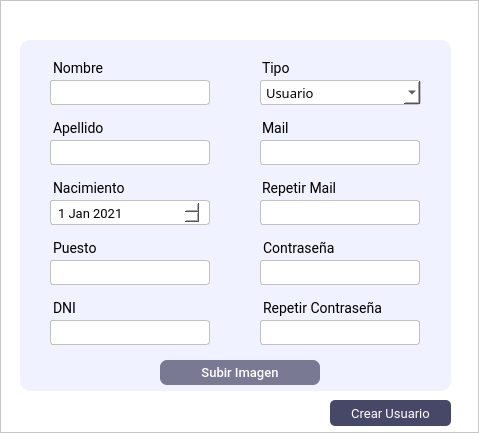
<?xml version="1.0" encoding="UTF-8"?>
<ui version="4.0">
 <class>MainWindow</class>
 <widget class="QMainWindow" name="MainWindow">
  <property name="geometry">
   <rect>
    <x>0</x>
    <y>0</y>
    <width>479</width>
    <height>433</height>
   </rect>
  </property>
  <property name="windowTitle">
   <string>MainWindow</string>
  </property>
  <widget class="QWidget" name="centralwidget">
   <layout class="QVBoxLayout" name="verticalLayout">
    <property name="spacing">
     <number>0</number>
    </property>
    <property name="leftMargin">
     <number>0</number>
    </property>
    <property name="topMargin">
     <number>0</number>
    </property>
    <property name="rightMargin">
     <number>0</number>
    </property>
    <property name="bottomMargin">
     <number>0</number>
    </property>
    <item>
     <widget class="QFrame" name="frame_2">
      <property name="minimumSize">
       <size>
        <width>0</width>
        <height>300</height>
       </size>
      </property>
      <property name="maximumSize">
       <size>
        <width>16777215</width>
        <height>16777215</height>
       </size>
      </property>
      <property name="styleSheet">
       <string notr="true">background: #fff;
</string>
      </property>
      <property name="frameShape">
       <enum>QFrame::StyledPanel</enum>
      </property>
      <property name="frameShadow">
       <enum>QFrame::Raised</enum>
      </property>
      <widget class="QFrame" name="frame_3">
       <property name="geometry">
        <rect>
         <x>20</x>
         <y>40</y>
         <width>431</width>
         <height>351</height>
        </rect>
       </property>
       <property name="maximumSize">
        <size>
         <width>16777215</width>
         <height>400</height>
        </size>
       </property>
       <property name="styleSheet">
        <string notr="true">border-radius: 10px;
background-color: rgb(240, 242, 255);
</string>
       </property>
       <property name="frameShape">
        <enum>QFrame::StyledPanel</enum>
       </property>
       <property name="frameShadow">
        <enum>QFrame::Raised</enum>
       </property>
       <widget class="QLabel" name="label_rep_password">
        <property name="geometry">
         <rect>
          <x>230</x>
          <y>250</y>
          <width>158</width>
          <height>27</height>
         </rect>
        </property>
        <property name="maximumSize">
         <size>
          <width>500</width>
          <height>16777215</height>
         </size>
        </property>
        <property name="font">
         <font>
          <family>Roboto</family>
          <pointsize>-1</pointsize>
         </font>
        </property>
        <property name="styleSheet">
         <string notr="true">font-family: Roboto;
font-size: 14px;
margin-top:10px;
margin-left:10px

</string>
        </property>
        <property name="text">
         <string>Repetir Contraseña</string>
        </property>
       </widget>
       <widget class="QComboBox" name="tipo_cb">
        <property name="geometry">
         <rect>
          <x>240</x>
          <y>40</y>
          <width>161</width>
          <height>25</height>
         </rect>
        </property>
        <property name="styleSheet">
         <string notr="true">padding:0 5px;
border-radius: 3px;
font-family:Roboto Lt;
border: none;
font-size:13px;
font-weight: 400;
background-color: #fff;
border: 0.5px solid #c1c1c1;
color: #000;

</string>
        </property>
        <property name="currentText">
         <string>Usuario</string>
        </property>
        <property name="currentIndex">
         <number>0</number>
        </property>
        <property name="maxVisibleItems">
         <number>3</number>
        </property>
        <property name="maxCount">
         <number>3</number>
        </property>
        <property name="insertPolicy">
         <enum>QComboBox::InsertAfterCurrent</enum>
        </property>
        <property name="iconSize">
         <size>
          <width>16</width>
          <height>0</height>
         </size>
        </property>
        <property name="duplicatesEnabled">
         <bool>false</bool>
        </property>
        <property name="frame">
         <bool>false</bool>
        </property>
        <item>
         <property name="text">
          <string>Usuario</string>
         </property>
        </item>
        <item>
         <property name="text">
          <string>Administrador</string>
         </property>
        </item>
       </widget>
       <widget class="QLabel" name="label_mail">
        <property name="geometry">
         <rect>
          <x>229</x>
          <y>70</y>
          <width>90</width>
          <height>27</height>
         </rect>
        </property>
        <property name="maximumSize">
         <size>
          <width>90</width>
          <height>16777215</height>
         </size>
        </property>
        <property name="font">
         <font>
          <family>Roboto</family>
          <pointsize>-1</pointsize>
         </font>
        </property>
        <property name="styleSheet">
         <string notr="true">font-family: Roboto;
font-size: 14px;
color: #000;
margin-top:10px;
margin-left:10px

</string>
        </property>
        <property name="text">
         <string>Mail</string>
        </property>
       </widget>
       <widget class="QLineEdit" name="apellido_input">
        <property name="geometry">
         <rect>
          <x>20</x>
          <y>100</y>
          <width>170</width>
          <height>25</height>
         </rect>
        </property>
        <property name="minimumSize">
         <size>
          <width>0</width>
          <height>0</height>
         </size>
        </property>
        <property name="maximumSize">
         <size>
          <width>16777215</width>
          <height>25</height>
         </size>
        </property>
        <property name="styleSheet">
         <string notr="true">QLineEdit{
background-color: #fff;
border: 0.5px solid #c1c1c1;
border-radius: 3px;
padding: 4 5px;
color: #fff;
font-family:Roboto;
font-size:13px;
font-weight: 400;
margin-left: 10px;

}
</string>
        </property>
        <property name="placeholderText">
         <string/>
        </property>
       </widget>
       <widget class="QLabel" name="label_apellido">
        <property name="geometry">
         <rect>
          <x>20</x>
          <y>70</y>
          <width>67</width>
          <height>27</height>
         </rect>
        </property>
        <property name="font">
         <font>
          <family>Roboto</family>
          <pointsize>-1</pointsize>
         </font>
        </property>
        <property name="styleSheet">
         <string notr="true">font-family: Roboto;
font-size: 14px;
margin-top:10px;
margin-left:10px

</string>
        </property>
        <property name="text">
         <string>Apellido</string>
        </property>
       </widget>
       <widget class="QLabel" name="label_tipo">
        <property name="geometry">
         <rect>
          <x>229</x>
          <y>10</y>
          <width>90</width>
          <height>27</height>
         </rect>
        </property>
        <property name="maximumSize">
         <size>
          <width>90</width>
          <height>16777215</height>
         </size>
        </property>
        <property name="font">
         <font>
          <family>Roboto</family>
          <pointsize>-1</pointsize>
         </font>
        </property>
        <property name="styleSheet">
         <string notr="true">font-family: Roboto;
font-size: 14px;
margin-top:10px;
margin-left:10px

</string>
        </property>
        <property name="text">
         <string>Tipo</string>
        </property>
       </widget>
       <widget class="QLabel" name="label_nombre">
        <property name="geometry">
         <rect>
          <x>20</x>
          <y>10</y>
          <width>71</width>
          <height>27</height>
         </rect>
        </property>
        <property name="font">
         <font>
          <family>Roboto</family>
          <pointsize>-1</pointsize>
         </font>
        </property>
        <property name="styleSheet">
         <string notr="true">font-family: Roboto;
font-size: 14px;
margin-top:10px;
margin-left:10px

</string>
        </property>
        <property name="text">
         <string>Nombre</string>
        </property>
       </widget>
       <widget class="QLineEdit" name="nombre_input_2">
        <property name="geometry">
         <rect>
          <x>20</x>
          <y>40</y>
          <width>170</width>
          <height>25</height>
         </rect>
        </property>
        <property name="minimumSize">
         <size>
          <width>0</width>
          <height>0</height>
         </size>
        </property>
        <property name="maximumSize">
         <size>
          <width>16777215</width>
          <height>25</height>
         </size>
        </property>
        <property name="styleSheet">
         <string notr="true">QLineEdit{
background-color: #fff;
border: 0.5px solid #c1c1c1;
border-radius: 3px;
padding: 4 5px;
color: #fff;
font-family:Roboto;
font-size:13px;
font-weight: 400;
margin-left: 10px;

}
</string>
        </property>
        <property name="text">
         <string/>
        </property>
        <property name="placeholderText">
         <string/>
        </property>
       </widget>
       <widget class="QLabel" name="label_password">
        <property name="geometry">
         <rect>
          <x>230</x>
          <y>190</y>
          <width>154</width>
          <height>27</height>
         </rect>
        </property>
        <property name="maximumSize">
         <size>
          <width>154</width>
          <height>16777215</height>
         </size>
        </property>
        <property name="font">
         <font>
          <family>Roboto</family>
          <pointsize>-1</pointsize>
         </font>
        </property>
        <property name="styleSheet">
         <string notr="true">font-family: Roboto;
font-size: 14px;
margin-top:10px;
margin-left:10px

</string>
        </property>
        <property name="text">
         <string>Contraseña</string>
        </property>
       </widget>
       <widget class="QLabel" name="label_dni">
        <property name="geometry">
         <rect>
          <x>20</x>
          <y>250</y>
          <width>71</width>
          <height>27</height>
         </rect>
        </property>
        <property name="font">
         <font>
          <family>Roboto</family>
          <pointsize>-1</pointsize>
         </font>
        </property>
        <property name="styleSheet">
         <string notr="true">font-family: Roboto;
font-size: 14px;
margin-top:10px;
margin-left:10px

</string>
        </property>
        <property name="text">
         <string>DNI</string>
        </property>
       </widget>
       <widget class="QLabel" name="label_nacimiento">
        <property name="geometry">
         <rect>
          <x>20</x>
          <y>130</y>
          <width>91</width>
          <height>27</height>
         </rect>
        </property>
        <property name="font">
         <font>
          <family>Roboto</family>
          <pointsize>-1</pointsize>
         </font>
        </property>
        <property name="styleSheet">
         <string notr="true">font-family: Roboto;
font-size: 14px;
margin-top:10px;
margin-left:10px

</string>
        </property>
        <property name="text">
         <string>Nacimiento</string>
        </property>
       </widget>
       <widget class="QLabel" name="label_rep_mail">
        <property name="geometry">
         <rect>
          <x>229</x>
          <y>130</y>
          <width>90</width>
          <height>27</height>
         </rect>
        </property>
        <property name="maximumSize">
         <size>
          <width>90</width>
          <height>16777215</height>
         </size>
        </property>
        <property name="font">
         <font>
          <family>Roboto</family>
          <pointsize>-1</pointsize>
         </font>
        </property>
        <property name="styleSheet">
         <string notr="true">font-family: Roboto;
font-size: 14px;
margin-top:10px;
margin-left:10px

</string>
        </property>
        <property name="text">
         <string>Repetir Mail</string>
        </property>
       </widget>
       <widget class="QLineEdit" name="puesto_input">
        <property name="geometry">
         <rect>
          <x>20</x>
          <y>220</y>
          <width>170</width>
          <height>25</height>
         </rect>
        </property>
        <property name="minimumSize">
         <size>
          <width>0</width>
          <height>0</height>
         </size>
        </property>
        <property name="maximumSize">
         <size>
          <width>16777215</width>
          <height>25</height>
         </size>
        </property>
        <property name="styleSheet">
         <string notr="true">QLineEdit{
background-color: #fff;
border: 0.5px solid #c1c1c1;
border-radius: 3px;
padding: 4 5px;
color: #fff;
font-family:Roboto;
font-size:13px;
font-weight: 400;
margin-left: 10px;

}
</string>
        </property>
        <property name="placeholderText">
         <string/>
        </property>
       </widget>
       <widget class="QLabel" name="label_puesto">
        <property name="geometry">
         <rect>
          <x>20</x>
          <y>190</y>
          <width>84</width>
          <height>27</height>
         </rect>
        </property>
        <property name="font">
         <font>
          <family>Roboto</family>
          <pointsize>-1</pointsize>
         </font>
        </property>
        <property name="styleSheet">
         <string notr="true">font-family: Roboto;
font-size: 14px;
margin-top:10px;
margin-left:10px

</string>
        </property>
        <property name="text">
         <string>Puesto</string>
        </property>
       </widget>
       <widget class="QDateEdit" name="nacimiento_date">
        <property name="geometry">
         <rect>
          <x>20</x>
          <y>160</y>
          <width>170</width>
          <height>25</height>
         </rect>
        </property>
        <property name="styleSheet">
         <string notr="true">
background-color: #fff;
border: 0.5px solid #c1c1c1;
border-radius: 3px;
padding: 4 5px;
color: #000;
font-family:Roboto;
font-size:13px;
font-weight: 400;
margin-left: 10px;

</string>
        </property>
        <property name="dateTime">
         <datetime>
          <hour>0</hour>
          <minute>0</minute>
          <second>0</second>
          <year>2021</year>
          <month>1</month>
          <day>1</day>
         </datetime>
        </property>
       </widget>
       <widget class="QLineEdit" name="mail_input">
        <property name="geometry">
         <rect>
          <x>230</x>
          <y>100</y>
          <width>170</width>
          <height>25</height>
         </rect>
        </property>
        <property name="minimumSize">
         <size>
          <width>0</width>
          <height>0</height>
         </size>
        </property>
        <property name="maximumSize">
         <size>
          <width>16777215</width>
          <height>25</height>
         </size>
        </property>
        <property name="styleSheet">
         <string notr="true">QLineEdit{
background-color: #fff;
border: 0.5px solid #c1c1c1;
border-radius: 3px;
padding: 4 5px;
color: #fff;
font-family:Roboto;
font-size:13px;
font-weight: 400;
margin-left: 10px;

}
</string>
        </property>
        <property name="placeholderText">
         <string/>
        </property>
       </widget>
       <widget class="QLineEdit" name="mail_rep_input">
        <property name="geometry">
         <rect>
          <x>230</x>
          <y>160</y>
          <width>170</width>
          <height>25</height>
         </rect>
        </property>
        <property name="minimumSize">
         <size>
          <width>0</width>
          <height>0</height>
         </size>
        </property>
        <property name="maximumSize">
         <size>
          <width>16777215</width>
          <height>25</height>
         </size>
        </property>
        <property name="styleSheet">
         <string notr="true">QLineEdit{
background-color: #fff;
border: 0.5px solid #c1c1c1;
border-radius: 3px;
padding: 4 5px;
color: #fff;
font-family:Roboto;
font-size:13px;
font-weight: 400;
margin-left: 10px;

}
</string>
        </property>
        <property name="placeholderText">
         <string/>
        </property>
       </widget>
       <widget class="QLineEdit" name="pass_rep_input">
        <property name="geometry">
         <rect>
          <x>230</x>
          <y>280</y>
          <width>170</width>
          <height>25</height>
         </rect>
        </property>
        <property name="minimumSize">
         <size>
          <width>0</width>
          <height>0</height>
         </size>
        </property>
        <property name="maximumSize">
         <size>
          <width>16777215</width>
          <height>25</height>
         </size>
        </property>
        <property name="styleSheet">
         <string notr="true">QLineEdit{
background-color: #fff;
border: 0.5px solid #c1c1c1;
border-radius: 3px;
padding: 4 5px;
color: #fff;
font-family:Roboto;
font-size:13px;
font-weight: 400;
margin-left: 10px;

}
</string>
        </property>
        <property name="echoMode">
         <enum>QLineEdit::Password</enum>
        </property>
        <property name="placeholderText">
         <string/>
        </property>
       </widget>
       <widget class="QLineEdit" name="pass_input">
        <property name="geometry">
         <rect>
          <x>230</x>
          <y>220</y>
          <width>170</width>
          <height>25</height>
         </rect>
        </property>
        <property name="minimumSize">
         <size>
          <width>0</width>
          <height>0</height>
         </size>
        </property>
        <property name="maximumSize">
         <size>
          <width>16777215</width>
          <height>25</height>
         </size>
        </property>
        <property name="styleSheet">
         <string notr="true">QLineEdit{
background-color: #fff;
border: 0.5px solid #c1c1c1;
border-radius: 3px;
padding: 4 5px;
color: #e9e9;
font-family:Roboto;
font-size:13px;
font-weight: 400;
margin-left: 10px;

}
</string>
        </property>
        <property name="inputMethodHints">
         <set>Qt::ImhHiddenText|Qt::ImhNoAutoUppercase|Qt::ImhNoPredictiveText|Qt::ImhSensitiveData</set>
        </property>
        <property name="echoMode">
         <enum>QLineEdit::Password</enum>
        </property>
        <property name="placeholderText">
         <string/>
        </property>
       </widget>
       <widget class="QLineEdit" name="dni_input">
        <property name="geometry">
         <rect>
          <x>20</x>
          <y>280</y>
          <width>170</width>
          <height>25</height>
         </rect>
        </property>
        <property name="minimumSize">
         <size>
          <width>0</width>
          <height>0</height>
         </size>
        </property>
        <property name="maximumSize">
         <size>
          <width>16777215</width>
          <height>25</height>
         </size>
        </property>
        <property name="styleSheet">
         <string notr="true">QLineEdit{
background-color: #fff;
border: 0.5px solid #c1c1c1;
border-radius: 3px;
padding: 4 5px;
color: #fff;
font-family:Roboto;
font-size:13px;
font-weight: 400;
margin-left: 10px;

}
</string>
        </property>
        <property name="placeholderText">
         <string/>
        </property>
       </widget>
      </widget>
      <widget class="QPushButton" name="crearprod_btn">
       <property name="geometry">
        <rect>
         <x>330</x>
         <y>400</y>
         <width>121</width>
         <height>26</height>
        </rect>
       </property>
       <property name="font">
        <font>
         <family>Roboto</family>
         <pointsize>-1</pointsize>
        </font>
       </property>
       <property name="cursor">
        <cursorShape>PointingHandCursor</cursorShape>
       </property>
       <property name="styleSheet">
        <string notr="true">QPushButton{
background-color: rgba(71, 71, 103);
color: #fff;
border-radius:5px;
font-family:Roboto;
font-size: 13px

}
QPushButton:hover{
background-color: rgba(71, 71, 103,180);
}</string>
       </property>
       <property name="text">
        <string>Crear Usuario</string>
       </property>
      </widget>
      <widget class="QPushButton" name="subirFoto_btn">
       <property name="geometry">
        <rect>
         <x>160</x>
         <y>360</y>
         <width>160</width>
         <height>25</height>
        </rect>
       </property>
       <property name="maximumSize">
        <size>
         <width>16777215</width>
         <height>16777215</height>
        </size>
       </property>
       <property name="cursor">
        <cursorShape>PointingHandCursor</cursorShape>
       </property>
       <property name="styleSheet">
        <string notr="true">QPushButton{
background-color: rgba(71, 71, 103,180);
border-radius: 7px;
padding: 4 10px;
color: #fff;
font-family:Roboto;
border: none;
font-size:13px;
font-weight: 500;
}
QPushButton:hover{
background-color: rgba(71, 71, 103);
color: #fff;

}</string>
       </property>
       <property name="text">
        <string>Subir Imagen</string>
       </property>
      </widget>
     </widget>
    </item>
   </layout>
  </widget>
 </widget>
 <resources>
  <include location="img/img_oficiales.qrc"/>
 </resources>
 <connections/>
</ui>
